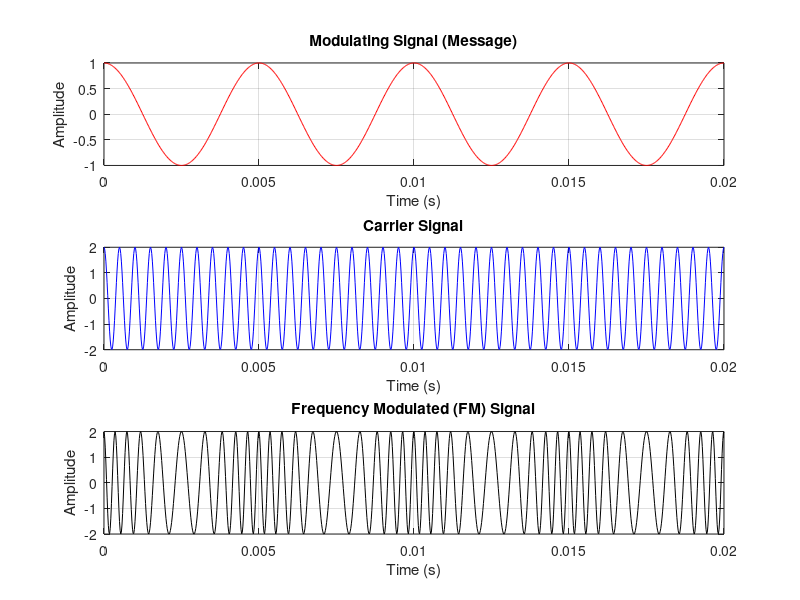

Write the MATLAB code that produced this figure.
fs = 50000;
T = 0.02;
t = 0:1/fs:T;

fc = 2000;
fm = 200;
Am = 1;
Ac = 2;
kf = 5000; % Frequency sensitivity (adjust as needed)

modulating_signal = Am * cos(2 * pi * fm * t);
carrier_signal = Ac * cos(2 * pi * fc * t);
% FM signal: frequency changes with integral of m(t)
fm_signal = Ac * cos(2 * pi * fc * t + kf * cumsum(modulating_signal)/fs);

figure;

subplot(3,1,1);
plot(t, modulating_signal, 'r');
xlabel('Time (s)');
ylabel('Amplitude');
grid on;
title('Modulating Signal (Message)');

subplot(3,1,2);
plot(t, carrier_signal, 'b');
xlabel('Time (s)');
ylabel('Amplitude');
grid on;
title('Carrier Signal');

subplot(3,1,3);
plot(t, fm_signal, 'k');
xlabel('Time (s)');
ylabel('Amplitude');
grid on;
title('Frequency Modulated (FM) Signal');
